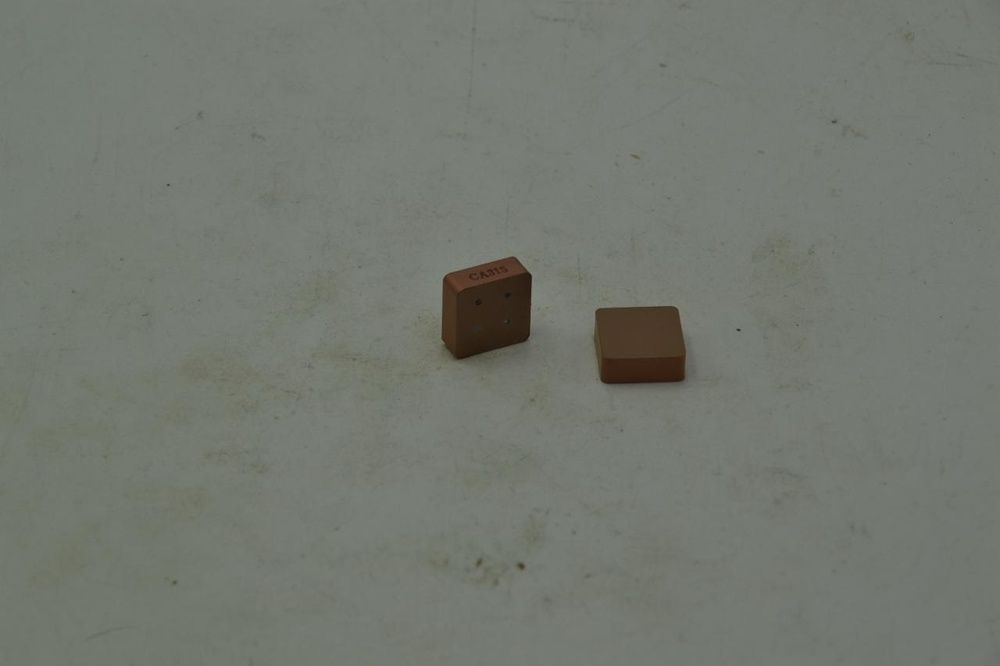
#> input picture images/image11.jpeg, 1000 x 666 px, shrunk from 1280 x 853 before the run, found by its file name; its folder holds only this picture in this run
$ python image_scanner.py
#> lines starting #> are read from the running program, lines starting #| are printed output that depends on the picture
import os
from rembg import remove
from PIL import Image, ImageFilter, ImageOps

def scan_and_clean(input_path, output_path):
    # Load image
    img = Image.open(input_path)
#> img is the input picture: PIL image 1000x666 RGB; mean R, G, B 115.5, 119.8, 111.8
    img = ImageOps.autocontrast(img)
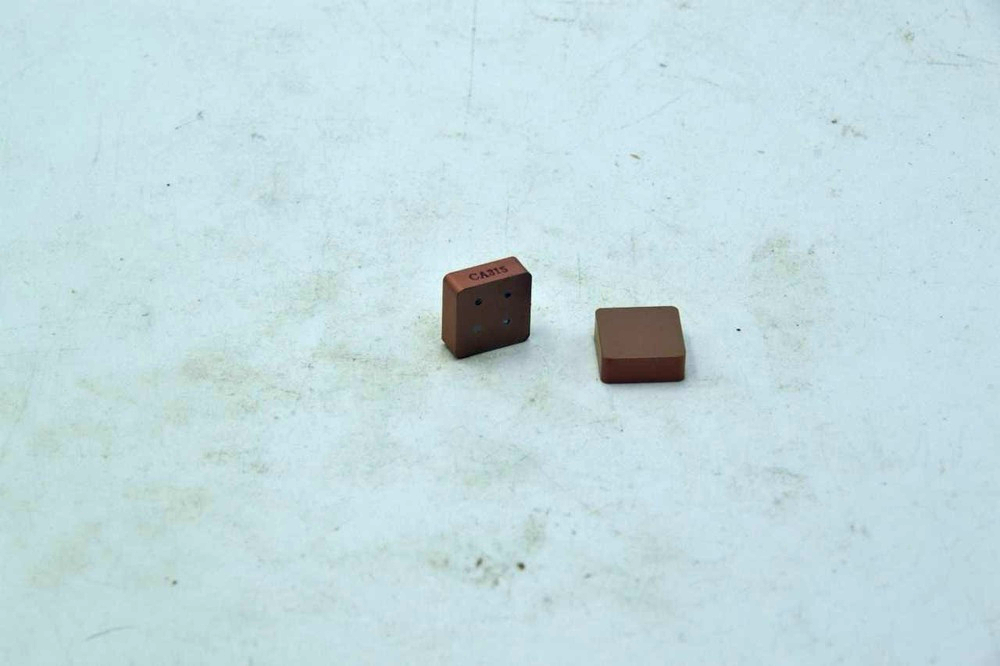
#> img: PIL image 1000x666 RGB; mean R, G, B 195.8, 219.5, 224.3
    img = img.filter(ImageFilter.SHARPEN)

    # Remove background → transparent PNG
    img = remove(img)

    # Convert to RGBA to handle transparency
    img = img.convert("RGBA")

    # Create pure white background
    white_bg = Image.new("RGBA", img.size, (255, 255, 255, 255))

    # Paste cleaned image onto the white background
    white_bg.paste(img, (0, 0), img)

    # Convert to RGB (no alpha channel)
    final_img = white_bg.convert("RGB")

    # Save to output file
    final_img.save(output_path)


# Directories
input_dir = '/Users/garry/Desktop/practice--files/python-image-scanner-background-remover/images/'
output_dir = '/Users/garry/Desktop/practice--files/python-image-scanner-background-remover/output/'

os.makedirs(output_dir, exist_ok=True)

# Loop through all images
for file in os.listdir(input_dir):
    if file.lower().endswith(('.png', '.jpg', '.jpeg')):
        input_file = os.path.join(input_dir, file)
        output_file = os.path.join(output_dir, f"cleaned_{file.split('.')[0]}.jpg")
        # Saving as JPG (better for white background)

        print(f"Cleaning: {file}...")
        scan_and_clean(input_file, output_file)
#> (the call stopped at in scan_and_clean, `img = remove(img)`: rembg is not available in this run)

print("Done cleaning all images!")
